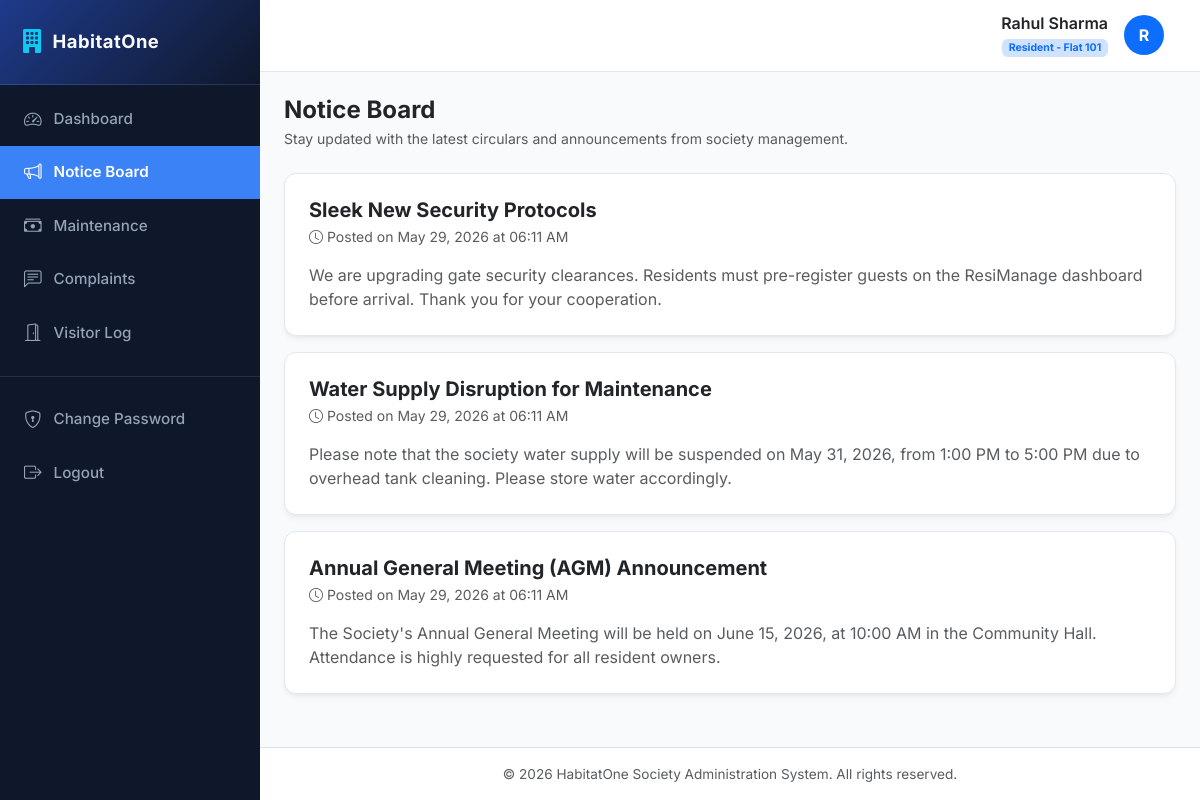
The page /notices/ (signed in) on the database its author committed.
### accounts/models.py (models this page shows, shortened)
class User(AbstractUser):
    ROLE_CHOICES = (
        ('ADMIN', 'Society Admin'),
        ('RESIDENT', 'Resident'),
    )
    role = models.CharField(max_length=10, choices=ROLE_CHOICES, default='RESIDENT')

### residents/models.py (models this page shows, shortened)
class Resident(models.Model):
    user = models.OneToOneField(settings.AUTH_USER_MODEL, on_delete=models.CASCADE, related_name='resident_profile')
    flat_number = models.CharField(max_length=50)
    phone = models.CharField(max_length=15)
    family_members = models.PositiveIntegerField(default=1)
    move_in_date = models.DateField()

### notices/models.py (models this page shows, shortened)
class Notice(models.Model):
    title = models.CharField(max_length=200)
    description = models.TextField()
    created_at = models.DateTimeField(auto_now_add=True)

### notices/views.py (the view)
# urls.py: path('', views.notice_list, name='list'),
@login_required
def notice_list(request):
    notices = Notice.objects.all().order_by('-created_at')
    return render(request, 'notices/list.html', {'notices': notices})

### templates/notices/list.html (shortened to what this page needs)
{% extends 'base.html' %}
{% block content %}
<div class="d-flex justify-content-between align-items-center mb-4">
    <div>
        <h4 class="mb-1 text-dark fw-bold">Notice Board</h4>
        <p class="text-muted mb-0 small">Stay updated with the latest circulars and announcements from society management.</p>
    </div>
</div>
<div class="row">
    <div class="col-lg-12">
        {% for notice in notices %}
            <div class="card card-custom mb-3">
                <div class="card-body-custom">
                    <div class="d-flex justify-content-between align-items-start mb-2">
                        <div>
                            <h5 class="fw-bold text-dark mb-1">{{ notice.title }}</h5>
                            <small class="text-muted text-xs d-flex align-items-center gap-1">
                                <i class="bi bi-clock"></i> Posted on {{ notice.created_at|date:"F d, Y \a\t h:i A" }}
                            </small>
                        </div>
                    </div>
                    <div class="text-muted text-sm mt-3" style="white-space: pre-wrap;">{{ notice.description }}</div>
                </div>
            </div>
        {% empty %}
            <div class="card card-custom text-center py-5 text-muted">
                <i class="bi bi-megaphone fs-1 d-block mb-3 opacity-25"></i>
                <span>There are currently no active announcements on the Notice Board.</span>
            </div>
        {% endfor %}
    </div>
</div>
{% endblock %}

### templates/base.html (shortened to what this page needs)
<!DOCTYPE html>
<html lang="en">
<head>
    <link href="https://cdn.jsdelivr.net/npm/bootstrap@5.3.0/dist/css/bootstrap.min.css" rel="stylesheet">
    <link rel="stylesheet" href="https://cdn.jsdelivr.net/npm/bootstrap-icons@1.10.5/font/bootstrap-icons.css">
</head>
<body>
    <div class="d-flex" id="wrapper">
        <div id="sidebar-wrapper">
            <div class="sidebar-heading d-flex align-items-center gap-2">
                <i class="bi bi-building-fill text-info fs-4"></i>
                <span>HabitatOne</span>
            </div>
            <div class="list-group list-group-flush mt-2">
                <a href="{% url 'dashboard:home' %}" class="list-group-item list-group-item-action {% if request.resolver_match.app_name == 'dashboard' %}active{% endif %}">
                    <i class="bi bi-speedometer2"></i> Dashboard
                </a>
                <a href="{% url 'notices:list' %}" class="list-group-item list-group-item-action {% if request.resolver_match.app_name == 'notices' %}active{% endif %}">
                    <i class="bi bi-megaphone"></i> Notice Board
                </a>
                <a href="{% url 'maintenance:list' %}" class="list-group-item list-group-item-action {% if request.resolver_match.app_name == 'maintenance' %}active{% endif %}">
                    <i class="bi bi-cash-stack"></i> Maintenance
                </a>
                <a href="{% url 'complaints:list' %}" class="list-group-item list-group-item-action {% if request.resolver_match.app_name == 'complaints' %}active{% endif %}">
                    <i class="bi bi-chat-left-text"></i> Complaints
                </a>
                <a href="{% url 'visitors:list' %}" class="list-group-item list-group-item-action {% if request.resolver_match.app_name == 'visitors' %}active{% endif %}">
                    <i class="bi bi-door-open"></i> Visitor Log
                </a>
                <div class="border-top border-secondary my-3 opacity-25"></div>
                <a href="{% url 'accounts:password_change' %}" class="list-group-item list-group-item-action {% if request.resolver_match.url_name == 'password_change' %}active{% endif %}">
                    <i class="bi bi-shield-lock"></i> Change Password
                </a>
                <a href="{% url 'accounts:logout' %}" class="list-group-item list-group-item-action">
                    <i class="bi bi-box-arrow-right"></i> Logout
                </a>
            </div>
        </div>
        <div id="page-content-wrapper">
            <nav class="navbar navbar-expand-lg navbar-custom navbar-light">
                <div class="container-fluid">
                    <div class="ms-auto d-flex align-items-center gap-3">
                        <div class="text-end d-none d-sm-block">
                            <h6 class="mb-0 fw-semibold text-dark">{{ request.user.get_full_name|default:request.user.username }}</h6>
                            <small class="text-muted">
                                {% if request.user.role == 'ADMIN' %}
                                    <span class="badge bg-danger-subtle text-danger">Admin</span>
                                {% else %}
                                    <span class="badge bg-primary-subtle text-primary">Resident - Flat {{ request.user.resident_profile.flat_number|default:"N/A" }}</span>
                                {% endif %}
                            </small>
                        </div>
                        <div class="avatar bg-primary text-white rounded-circle d-flex align-items-center justify-content-center fw-bold" style="width: 40px; height: 40px;">
                            {{ request.user.username|make_list|first|upper }}
                        </div>
                    </div>
                </div>
            </nav>
            <div class="container-fluid px-4 py-4 flex-grow-1">
                {% block content %}{% endblock %}
            </div>
            <footer class="bg-white border-top py-3 text-center text-muted mt-auto" style="font-size: 0.85rem;">
                <div class="container">
                    <span>&copy; 2026 HabitatOne Society Administration System. All rights reserved.</span>
                </div>
            </footer>
        </div>
    </div>
</body>
</html>

### templates/base.html (style rules this page uses)
:root { --primary-bg: #f8fafc; --sidebar-bg: #0f172a; --sidebar-hover: #1e293b; --sidebar-active: #3b82f6; --card-shadow: 0 4px 6px -1px rgb(0 0 0 / 0.05), 0 2px 4px -2px rgb(0 0 0 / 0.05); --header-bg: #ffffff; --accent-color: #2563eb; --text-main: #1e293b; --text-muted: #64748b; }
body { font-family: 'Inter', sans-serif; background-color: var(--primary-bg); color: var(--text-main); overflow-x: hidden; }
#sidebar-wrapper { min-height: 100vh; width: 260px; background-color: var(--sidebar-bg); color: #f8fafc; transition: all 0.25s ease; position: fixed; z-index: 1000; }
#sidebar-wrapper .sidebar-heading { padding: 1.5rem 1.25rem; font-size: 1.15rem; font-weight: 700; letter-spacing: 0.5px; border-bottom: 1px solid rgba(255, 255, 255, 0.08); background: linear-gradient(135deg, #1e3a8a, #0f172a); }
#sidebar-wrapper .list-group-item { background-color: transparent; color: #94a3b8; border: none; padding: 0.85rem 1.5rem; font-size: 0.95rem; font-weight: 500; display: flex; align-items: center; gap: 12px; transition: all 0.2s ease; }
#sidebar-wrapper .list-group-item i { font-size: 1.1rem; transition: transform 0.2s ease; }
#sidebar-wrapper .list-group-item.active { background-color: var(--sidebar-active); color: #ffffff; font-weight: 600; border-radius: 0; }
#page-content-wrapper { margin-left: 260px; min-width: 0; width: calc(100% - 260px); min-height: 100vh; display: flex; flex-direction: column; transition: all 0.25s ease; }
.navbar-custom { background-color: var(--header-bg); border-bottom: 1px solid #e2e8f0; padding: 0.85rem 1.5rem; }
.card-custom { background-color: #ffffff; border: 1px solid #e2e8f0; border-radius: 12px; box-shadow: var(--card-shadow); margin-bottom: 1.5rem; transition: transform 0.15s ease, box-shadow 0.15s ease; }
.card-body-custom { padding: 1.5rem; }

### rows shown on the page
User: user.get_full_name "Rahul Sharma", user.resident_profile.flat_number "101", user.username|make_list "R"
Notice: title "Sleek New Security Protocols", created_at "May 29, 2026 at 06:11 AM", description "We are upgrading gate security clearances. Residents must pre-register guests on the ResiManage dashboard before arrival. Thank you for your cooperation."
Notice: title "Water Supply Disruption for Maintenance", created_at "May 29, 2026 at 06:11 AM", description "Please note that the society water supply will be suspended on May 31, 2026, from 1:00 PM to 5:00 PM due to overhead tank cleaning. Please store water accordingly."
Notice: title "Annual General Meeting (AGM) Announcement", created_at "May 29, 2026 at 06:11 AM", description "The Society's Annual General Meeting will be held on June 15, 2026, at 10:00 AM in the Community Hall. Attendance is highly requested for all resident owners."
